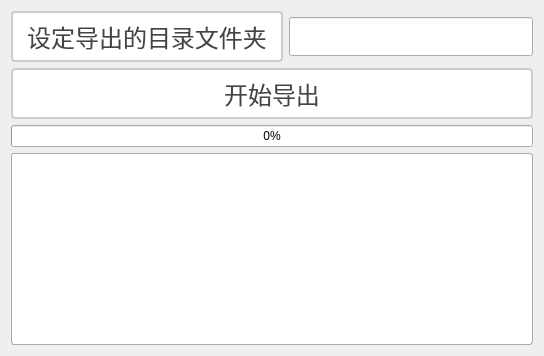
      <widget class="QWidget" name="tab_4">
       <attribute name="title">
        <string>Tab 4</string>
       </attribute>
       <layout class="QGridLayout" name="gridLayout_3">
        <item row="0" column="0">
         <widget class="QPushButton" name="pbtn_divideByClassidExportDatas">
          <property name="styleSheet">
           <string notr="true">QPushButton {
    padding: 6px 14px;
    border: 2px solid #CCC;
    border-radius: 4px;
    background-color: white;
    color: #444;
	font-size:24px;
}

QPushButton:hover {
    border-color: #999;
    background-color: #F5F5F5;
}

QPushButton:pressed {
    border-color: #777;
    background-color: #EEE;
}</string>
          </property>
          <property name="text">
           <string>设定导出的目录文件夹</string>
          </property>
         </widget>
        </item>
        <item row="0" column="1">
         <widget class="QLineEdit" name="ledit_divideByClassidDataSetPath">
          <property name="font">
           <font>
            <pointsize>20</pointsize>
           </font>
          </property>
         </widget>
        </item>
        <item row="1" column="0" colspan="2">
         <widget class="QPushButton" name="pbtn_startdivideByClassidExportDatas">
          <property name="styleSheet">
           <string notr="true">QPushButton {
    padding: 6px 14px;
    border: 2px solid #CCC;
    border-radius: 4px;
    background-color: white;
    color: #444;
	font-size:24px;
}

QPushButton:hover {
    border-color: #999;
    background-color: #F5F5F5;
}

QPushButton:pressed {
    border-color: #777;
    background-color: #EEE;
}</string>
          </property>
          <property name="text">
           <string>开始导出</string>
          </property>
         </widget>
        </item>
        <item row="2" column="0" colspan="2">
         <widget class="QProgressBar" name="progressBar_divideByClassid">
          <property name="styleSheet">
           <string notr="true">/* 基础进度条 */
QProgressBar {
    border: 1px solid #AAAAAA;
    border-radius: 3px;
    background: #FFFFFF;
    color: #444444;
    font-size: 14px;
    text-align: center;
    height: 24px;
}

/* 进度填充 */
QProgressBar::chunk {
    background: qlineargradient(
        x1:0, y1:0,
        x2:1, y2:0,
        stop:0 #888888,
        stop:1 #666666
    );
    border-radius: 2px;
    margin: 2px;
}

/* 状态变体 */
QProgressBar[state=&quot;success&quot;]::chunk {
    background: qlineargradient(
        x1:0, y1:0,
        x2:1, y2:0,
        stop:0 #88AA88,
        stop:1 #669966
    );
}

QProgressBar[state=&quot;error&quot;]::chunk {
    background: qlineargradient(
        x1:0, y1:0,
        x2:1, y2:0,
        stop:0 #CC6666,
        stop:1 #AA4444
    );
}

QProgressBar[state=&quot;warning&quot;]::chunk {
    background: qlineargradient(
        x1:0, y1:0,
        x2:1, y2:0,
        stop:0 #FFD700,
        stop:1 #D4B000
    );
}

/* 禁用状态 */
QProgressBar:disabled {
    border-color: #DDDDDD;
    background: #F5F5F5;
    color: #AAAAAA;
}

QProgressBar:disabled::chunk {
    background: #DDDDDD;
}

/* 紧凑模式 */
QProgressBar.compact {
    height: 16px;
    font-size: 12px;
    border-radius: 2px;
}

QProgressBar.compact::chunk {
    margin: 1px;
}

/* 垂直模式 */
QProgressBar.vertical {
    width: 24px;
    height: 200px;
}

QProgressBar.vertical::chunk {
    width: 100%;
    margin: 2px 0;
}

/* 不确定模式 */
QProgressBar:indeterminate::chunk {
    background: repeating-linear-gradient(
        45deg,
        #666666,
        #666666 10px,
        #888888 10px,
        #888888 20px
    );
    animation: progress-stripes 1s linear infinite;
}

@keyframes progress-stripes {
    from { background-position: 0 0; }
    to { background-position: 40px 0; }
}

/* 环形进度条变体 */
QProgressBar.circular {
    border-radius: 50%;
    border: 2px solid #AAAAAA;
    width: 64px;
    height: 64px;
    qproperty-format: &quot;&quot;;
}

QProgressBar.circular::chunk {
    border-radius: 50%;
    background: conic-gradient(
        from 90deg,
        #666666 0%,
        #666666 var(--progress),
        transparent var(--progress),
        transparent 100%
    );
}</string>
          </property>
          <property name="value">
           <number>0</number>
          </property>
         </widget>
        </item>
        <item row="3" column="0" colspan="2">
         <widget class="QPlainTextEdit" name="plainTextEdit_divideByClassid">
          <property name="styleSheet">
           <string notr="true">/* 基础文本编辑框 */
QPlainTextEdit {
    border: 1px solid #AAAAAA;
    border-radius: 3px;
    background: #FFFFFF;
    color: #444444;
    font-size: 14px;
    font-family: &quot;Consolas&quot;, monospace;
    padding: 4px;
    selection-background-color: #666666;
    selection-color: #FFFFFF;
}

/* 光标样式 */
QPlainTextEdit::cursor {
    width: 1.5px;
    background: #444444;
}

/* 行号栏 */
QPlainTextEdit .linenumber {
    background: #F8F8F8;
    border-right: 1px solid #DDDDDD;
    color: #888888;
    padding: 0 8px;
    font-family: &quot;Segoe UI&quot;, sans-serif;
    font-size: 13px;
    qproperty-alignment: AlignRight;
}

/* 当前行高亮 */
QPlainTextEdit::current-line {
    background: #F5F5F5;
    border: none;
}

/* 断点标记 */
QPlainTextEdit[breakpoint=&quot;true&quot;]::block-mark {
    background: #FF6666;
    border-radius: 4px;
    width: 12px;
    margin: 2px;
}

/* 代码折叠区域 */
QPlainTextEdit::fold-area {
    background: #F0F0F0;
    border: 1px solid #DDDDDD;
}

/* 滚动条系统 */
QScrollBar:vertical {
    width: 10px;
    background: #FFFFFF;
}

QScrollBar::handle:vertical {
    background: #CCCCCC;
    border-radius: 4px;
    min-height: 20px;
}

QScrollBar::add-page:vertical,
QScrollBar::sub-page:vertical {
    background: transparent;
}

/* 禁用状态 */
QPlainTextEdit:disabled {
    background: #F5F5F5;
    color: #AAAAAA;
    border-color: #DDDDDD;
}

/* 只读状态 */
QPlainTextEdit[readOnly=&quot;true&quot;] {
    background: #FFFFFF;
    border-color: #CCCCCC;
}

/* 错误波浪线 */
QPlainTextEdit::error-wave {
    color: #FF6666;
    wave-height: 2px;
    wave-length: 4px;
}

/* 搜索高亮 */
QPlainTextEdit::search-highlight {
    background: #FFD700;
    border-radius: 2px;
}

/* 紧凑型变体 */
QPlainTextEdit.compact {
    font-size: 13px;
    padding: 2px;
}

QPlainTextEdit.compact .linenumber {
    font-size: 12px;
    padding: 0 6px;
}</string>
          </property>
         </widget>
        </item>
       </layout>
      </widget>
